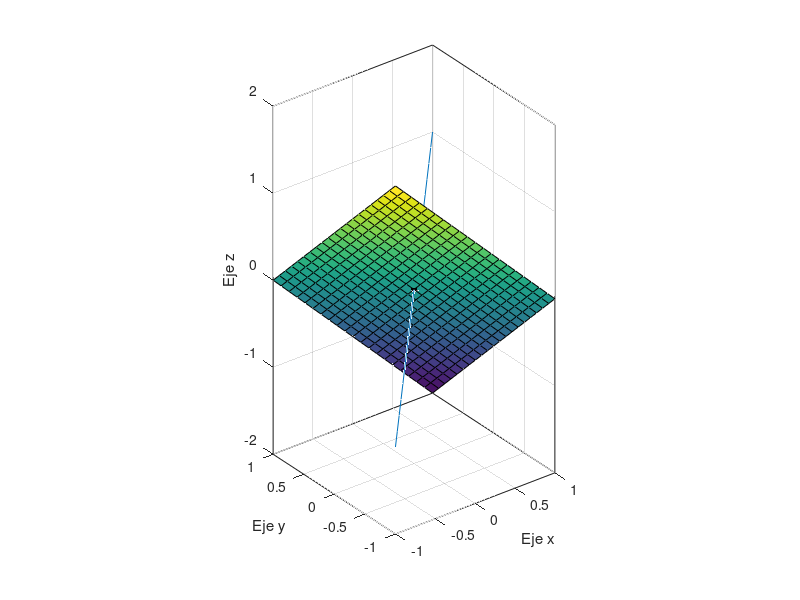

MATLAB code to generate this figure: (Note: this script raises an error after producing the figure.)
clear, close all

p = -1:0.1:1;

[x,y] = meshgrid(p);

figure
plot3(p,p,p)
hold on
grid on
box on
quiver3(0, 0, 0, 1, 0, 0, 'LineWidth', 3, 'Color', 'k')
quiver3(0, 0, 0, 0, 1, 0, 'LineWidth', 3, 'Color', 'k')
quiver3(0, 0, 0, 0, 0, 1, 'LineWidth', 3, 'Color', 'k')
xlabel('Eje x')
ylabel('Eje y')
zlabel('Eje z')
daspect([1 1 1])

z = - x - y;
s = surf(x,y,z)
alpha(0.3)

quiver3(0, 0, 0, 1/sqrt(3),  1/sqrt(3),  1/sqrt(3), 'LineWidth', 3, 'Color', 'r') % nD
quiver3(0, 0, 0, 0,         -1/sqrt(2),  1/sqrt(2), 'LineWidth', 3, 'Color', 'r') % nE
quiver3(0, 0, 0, 2/sqrt(6), -1/sqrt(6), -1/sqrt(6), 'LineWidth', 3, 'Color', 'r') % nF

%axis vis3d
%{
for i = 1:36
   camorbit(10,0,'data',[0 0 1])
   drawnow
   pause
end
%}
